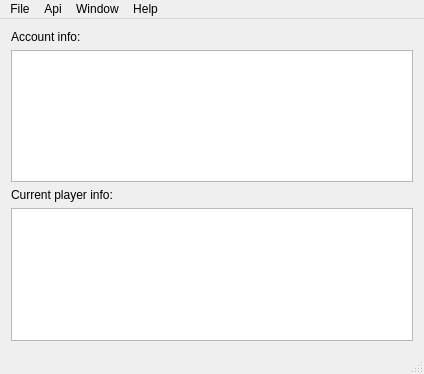
<?xml version="1.0" encoding="UTF-8"?>
<ui version="4.0">
 <class>Overview</class>
 <widget class="QMainWindow" name="Overview">
  <property name="geometry">
   <rect>
    <x>0</x>
    <y>0</y>
    <width>424</width>
    <height>374</height>
   </rect>
  </property>
  <property name="windowTitle">
   <string>Overview</string>
  </property>
  <widget class="QWidget" name="centralWidget">
   <layout class="QVBoxLayout" name="verticalLayout">
    <item>
     <widget class="QLabel" name="accountLabel">
      <property name="text">
       <string>Account info:</string>
      </property>
     </widget>
    </item>
    <item>
     <widget class="QTableView" name="accountTable">
      <property name="baseSize">
       <size>
        <width>0</width>
        <height>200</height>
       </size>
      </property>
     </widget>
    </item>
    <item>
     <widget class="QLabel" name="playerLabel">
      <property name="text">
       <string>Current player info:</string>
      </property>
     </widget>
    </item>
    <item>
     <widget class="QTableView" name="playerTable"/>
    </item>
   </layout>
  </widget>
  <widget class="QMenuBar" name="menuBar">
   <property name="geometry">
    <rect>
     <x>0</x>
     <y>0</y>
     <width>424</width>
     <height>20</height>
    </rect>
   </property>
   <widget class="QMenu" name="menuApi">
    <property name="title">
     <string>Api</string>
    </property>
    <addaction name="actionSet_Api_Key"/>
   </widget>
   <widget class="QMenu" name="menuFile">
    <property name="title">
     <string>File</string>
    </property>
    <addaction name="actionExit"/>
   </widget>
   <widget class="QMenu" name="menuWindow">
    <property name="title">
     <string>Window</string>
    </property>
    <addaction name="actionMap_View"/>
   </widget>
   <widget class="QMenu" name="menuHelp">
    <property name="title">
     <string>Help</string>
    </property>
   </widget>
   <addaction name="menuFile"/>
   <addaction name="menuApi"/>
   <addaction name="menuWindow"/>
   <addaction name="menuHelp"/>
  </widget>
  <widget class="QStatusBar" name="statusBar">
   <property name="enabled">
    <bool>true</bool>
   </property>
  </widget>
  <action name="actionSet_Api_Key">
   <property name="text">
    <string>Set Api Key...</string>
   </property>
  </action>
  <action name="actionExit">
   <property name="text">
    <string>Exit</string>
   </property>
  </action>
  <action name="actionMap_View">
   <property name="text">
    <string>Map View</string>
   </property>
  </action>
 </widget>
 <layoutdefault spacing="6" margin="11"/>
 <resources/>
 <connections>
  <connection>
   <sender>actionSet_Api_Key</sender>
   <signal>triggered()</signal>
   <receiver>Overview</receiver>
   <slot>setApiKey()</slot>
   <hints>
    <hint type="sourcelabel">
     <x>-1</x>
     <y>-1</y>
    </hint>
    <hint type="destinationlabel">
     <x>199</x>
     <y>149</y>
    </hint>
   </hints>
  </connection>
  <connection>
   <sender>actionExit</sender>
   <signal>triggered()</signal>
   <receiver>Overview</receiver>
   <slot>close()</slot>
   <hints>
    <hint type="sourcelabel">
     <x>-1</x>
     <y>-1</y>
    </hint>
    <hint type="destinationlabel">
     <x>206</x>
     <y>149</y>
    </hint>
   </hints>
  </connection>
  <connection>
   <sender>actionMap_View</sender>
   <signal>triggered()</signal>
   <receiver>Overview</receiver>
   <slot>toggleMapView()</slot>
   <hints>
    <hint type="sourcelabel">
     <x>211</x>
     <y>35</y>
    </hint>
    <hint type="destinationlabel">
     <x>211</x>
     <y>186</y>
    </hint>
   </hints>
  </connection>
 </connections>
 <slots>
  <slot>setApiKey()</slot>
  <slot>toggleMapView()</slot>
 </slots>
</ui>
